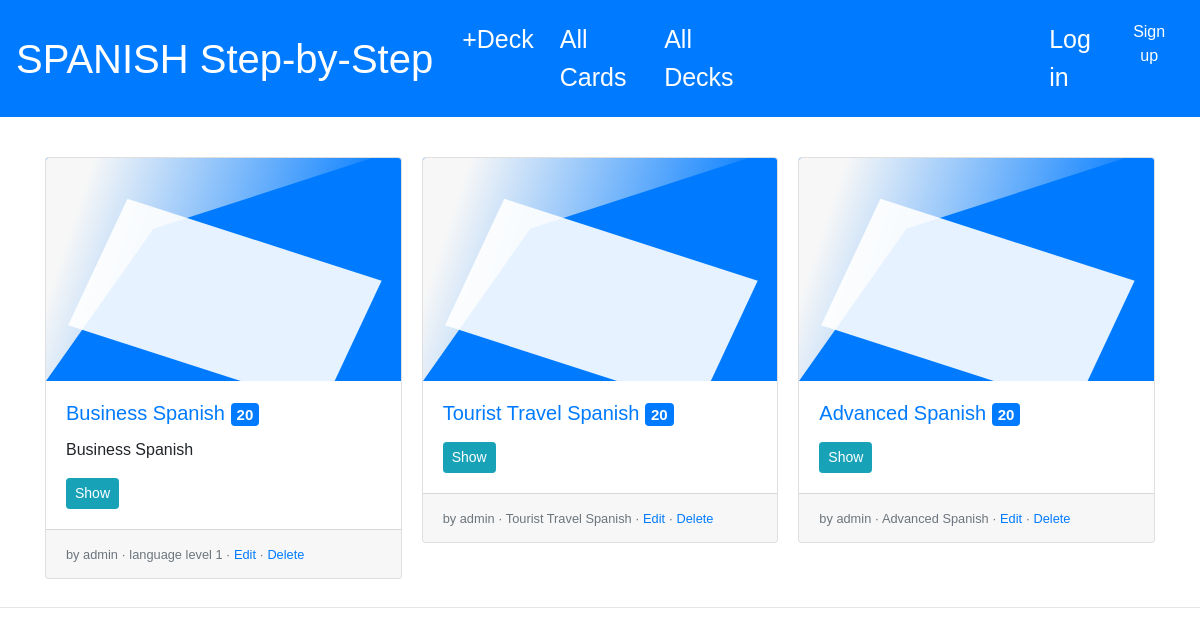
The page / on the database its author committed.
### cardDesigner/models.py (models this page shows, shortened)
class Deck(models.Model):
    title = models.CharField(max_length=200)
    subject = models.CharField(max_length=200)
    description = models.TextField(max_length=500, blank=True)
    creator = models.ForeignKey(User, on_delete=models.CASCADE, related_name="creator")

class Card(models.Model):
    question = models.CharField(max_length=200)
    answer = models.CharField(max_length=200)
    deck = models.ForeignKey(Deck, on_delete=models.CASCADE)
    question_audio = models.CharField(max_length=255, blank=True, null=True)
    answer_audio = models.CharField(max_length=255, blank=True, null=True)

### cardDesigner/views.py (the view)
# urls.py: path('', views.show_all_decks, name='all_decks'),
def show_all_decks(request):
    d_list = Deck.objects.all()
    context = {'list_of_decks': d_list}
    return render(request, 'all_decks.html', context)

### cardDesigner/templates/all_decks.html (shortened to what this page needs)
{% extends "base.html" %}
{% load static %}
{% block content %}
<div class="container">
<div class="card-columns">
  {% for deck in list_of_decks %}
  <div class="card">
    <a href="/deck/show/{{deck.id}}" >
      <img src="{% static 'images/FlashCardImage.svg' %}" class="card-img-top" alt="...">
    </a>
    <div class="card-body">
      <h5 class="card-title">
        <a href="/deck/show/{{deck.id}}">{{ deck.title }}</a>
      <a href="/deck/show/{{deck.id}}"
      <span class="badge badge-primary">
        {{deck.card_set.all|length}}
      </a>
    </h5>
      <p class="card-text">{{deck.description}}</p>
      <a class="btn btn-info btn-sm" href="/deck/show/{{deck.id}}" role="button">Show</a>
    </div>
    <div class="card-footer">
      <small class="text-muted"> by {{deck.creator}}
        · {{ deck.subject }}
        · <a href="/deck/{{deck.id}}">Edit</a>
        · <a href="/deck/delete/{{deck.id}}/">Delete</a>
      </small>
    </div>
  </div>
{% endfor %}
</div>
</div>
<hr>
{% endblock %}

### static/css/rehearse.css (style rules this page uses)
body { font-family: Tahoma, sans-serif, sans-serif; }

### rows shown on the page
Deck: title "Business Spanish", card_set.all|length "20", description "Business Spanish", creator "admin", subject "language level 1"
Deck: title "Tourist Travel Spanish", card_set.all|length "20", creator "admin", subject "Tourist Travel Spanish"
Deck: title "Advanced Spanish", card_set.all|length "20", creator "admin", subject "Advanced Spanish"
